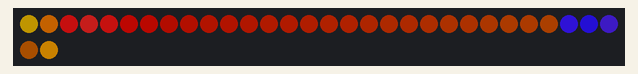
This sketch was run on a simulated Arduino Uno, built with avr-gcc and run on an emulated ATmega328P. On the bench: 32 RGB LEDs in strip order, left to right, continuing on the next row. Dim RGB values are drawn brighter than linear; random numbers use the default seed unless the sketch sets one; what the sketch prints to the serial monitor is not drawn.

Above: at 2.65 s.
At 7.16 s:
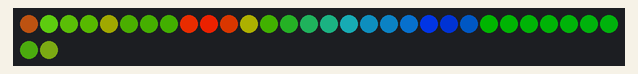
At 11.69 s:
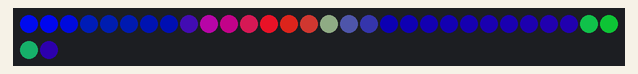
At 21.01 s:
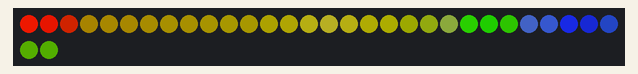
At 30.35 s:
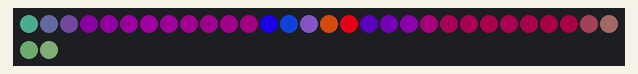
At 39.68 s:
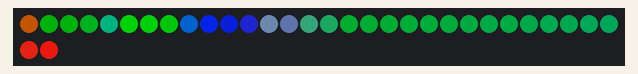

The sketch:

blend_into_rainbow_v2.ino
```cpp
//***************************************************************
// Messing with blending moving colors into a cycling rainbow.
// This started up kind of simple and then I got a little crazy
// with blending in more stuff.  Gives a great fun visual though
// on my small matrix.
//
// Marc Miller, Oct 2019
//***************************************************************

#include "FastLED.h"
#define DATA_PIN    11
#define CLK_PIN     13
#define LED_TYPE    LPD8806
#define COLOR_ORDER GRB
#define NUM_LEDS    32
#define BRIGHTNESS  255
CRGB leds[NUM_LEDS];
CRGB temp[NUM_LEDS];

uint8_t pos;  // stores a position for color being blended in
uint8_t posR, posG, posB;  // positions of moving R,G,B dots
uint8_t hue;  // used to cycle through the rainbow
uint8_t hue2;  // used to change the moving color
boolean moving = 1;  // switch for moving/not moving


//---------------------------------------------------------------
void setup() {
  Serial.begin(115200);  // allows serial monitor output (check baud rate)
  delay(2500); // startup delay
  //FastLED.addLeds<LED_TYPE,DATA_PIN,COLOR_ORDER>(leds, NUM_LEDS).setCorrection(TypicalLEDStrip);
  FastLED.addLeds<LED_TYPE,DATA_PIN,CLK_PIN,COLOR_ORDER>(leds, NUM_LEDS).setCorrection(TypicalLEDStrip);
  FastLED.setBrightness(BRIGHTNESS);
  FastLED.clear();
  FastLED.show();
  Serial.println("Setup done. \n");
}


//---------------------------------------------------------------
void loop() {
  EVERY_N_MILLISECONDS(60) {
    hue++;
  }

  fill_rainbow(leds, NUM_LEDS, hue, 255/NUM_LEDS/4);  // draw part of the rainbow into the strip
  fadeToBlackBy(leds, NUM_LEDS, 128);  // fade the whole rainbow down some

  EVERY_N_MILLISECONDS(150) {
    if (moving) {
      pos++;
      if (pos == NUM_LEDS) { pos = 0; }  // reset to begining
    }
  }

  EVERY_N_MILLISECONDS(5) {
    if (!moving) {
      hue2 = hue2 - 1;
    }
  }

  CRGB blendThisIn  = CHSV(hue2, 140, 255);  // colors to blend into background
  CRGB blendThisIn2 = CHSV(hue2, 170, 255);
  CRGB blendThisIn3 = CHSV(hue2, 210, 255);
  CRGB blendThisIn4 = CHSV(hue2, 255, 255);

  static uint8_t blendAmount = 128;  // amount of blend  [range: 0-255]

  nblend(leds[pos],                   blendThisIn4, blendAmount/3);
  nblend(leds[mod8(pos+1, NUM_LEDS)], blendThisIn3, blendAmount/2);
  nblend(leds[mod8(pos+2, NUM_LEDS)], blendThisIn2, blendAmount);
  nblend(leds[mod8(pos+3, NUM_LEDS)], blendThisIn,  blendAmount);
  nblend(leds[mod8(pos+4, NUM_LEDS)], blendThisIn2, blendAmount);
  nblend(leds[mod8(pos+5, NUM_LEDS)], blendThisIn3, blendAmount/2);
  nblend(leds[mod8(pos+6, NUM_LEDS)], blendThisIn4, blendAmount/3);

  posR = beatsin8(5, 0, (NUM_LEDS-1));
  posG = beatsin8(7, 0, (NUM_LEDS-1));
  posB = beatsin8(9, 0, (NUM_LEDS-1));

  CRGB tempColor = CRGB::Red;
  temp[posR] = tempColor;
  tempColor = CRGB::Green;
  nblend(temp[posG], tempColor, 128);
  tempColor = CRGB::Blue;
  nblend(temp[posB], tempColor, 128);

  EVERY_N_MILLISECONDS(2) {
    fadeToBlackBy(temp, NUM_LEDS, 1);  // create fading tail effect
  }

  for (uint8_t i = 0; i < NUM_LEDS; i++) {
    nblend(leds[i], temp[i], 128);
  }

  nblend(leds[mod8(posR, NUM_LEDS)], CRGB::Red, 90);
  nblend(leds[mod8(posR+1, NUM_LEDS)], CRGB::Red, 128);
  nblend(leds[mod8(posR+2, NUM_LEDS)], CRGB::Red, 90);

  nblend(leds[mod8(posG, NUM_LEDS)], CRGB::Green, 90);
  nblend(leds[mod8(posG+1, NUM_LEDS)], CRGB::Green, 128);
  nblend(leds[mod8(posG+2, NUM_LEDS)], CRGB::Green, 90);

  nblend(leds[mod8(posB, NUM_LEDS)], CRGB::Blue, 90);
  nblend(leds[mod8(posB+1, NUM_LEDS)], CRGB::Blue, 128);
  nblend(leds[mod8(posB+2, NUM_LEDS)], CRGB::Blue, 90);

  FastLED.show();  // update the display

  EVERY_N_SECONDS(random8(4, 16)) {
    moving = !moving;  // randomly start/stop part of the animation for fun
  }

}// end_main_loop
```
